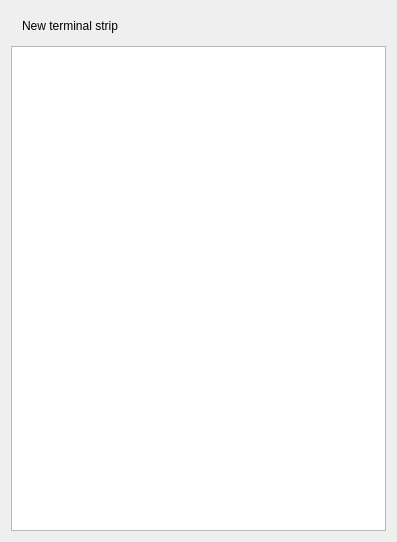
<?xml version="1.0" encoding="UTF-8"?>
<ui version="4.0">
 <class>TerminalNavigatorWidget</class>
 <widget class="QWidget" name="TerminalNavigatorWidget">
  <property name="geometry">
   <rect>
    <x>0</x>
    <y>0</y>
    <width>397</width>
    <height>542</height>
   </rect>
  </property>
  <property name="windowTitle">
   <string>Terminal navigator</string>
  </property>
  <layout class="QVBoxLayout" name="verticalLayout">
   <item>
    <widget class="QToolBar" name="m_tool_bar">
     <property name="movable">
      <bool>false</bool>
     </property>
     <property name="toolButtonStyle">
      <enum>Qt::ToolButtonTextBesideIcon</enum>
     </property>
     <property name="windowTitle">
      <string>toolBar</string>
     </property>
     <addaction name="m_add_strip"/>
    </widget>
   </item>
   <item>
    <widget class="QTreeWidget" name="m_tree_view">
     <property name="contextMenuPolicy">
      <enum>Qt::CustomContextMenu</enum>
     </property>
     <property name="animated">
      <bool>true</bool>
     </property>
     <attribute name="headerVisible">
      <bool>false</bool>
     </attribute>
     <column>
      <property name="text">
       <string notr="true">1</string>
      </property>
     </column>
    </widget>
   </item>
  </layout>
  <action name="m_add_strip">
   <property name="icon">
    <iconset theme="list-add"/>
   </property>
   <property name="text">
    <string>New terminal strip</string>
   </property>
   <property name="toolTip">
    <string>Add a terminal strip to the project</string>
   </property>
  </action>
 </widget>
 <resources/>
 <connections/>
</ui>
